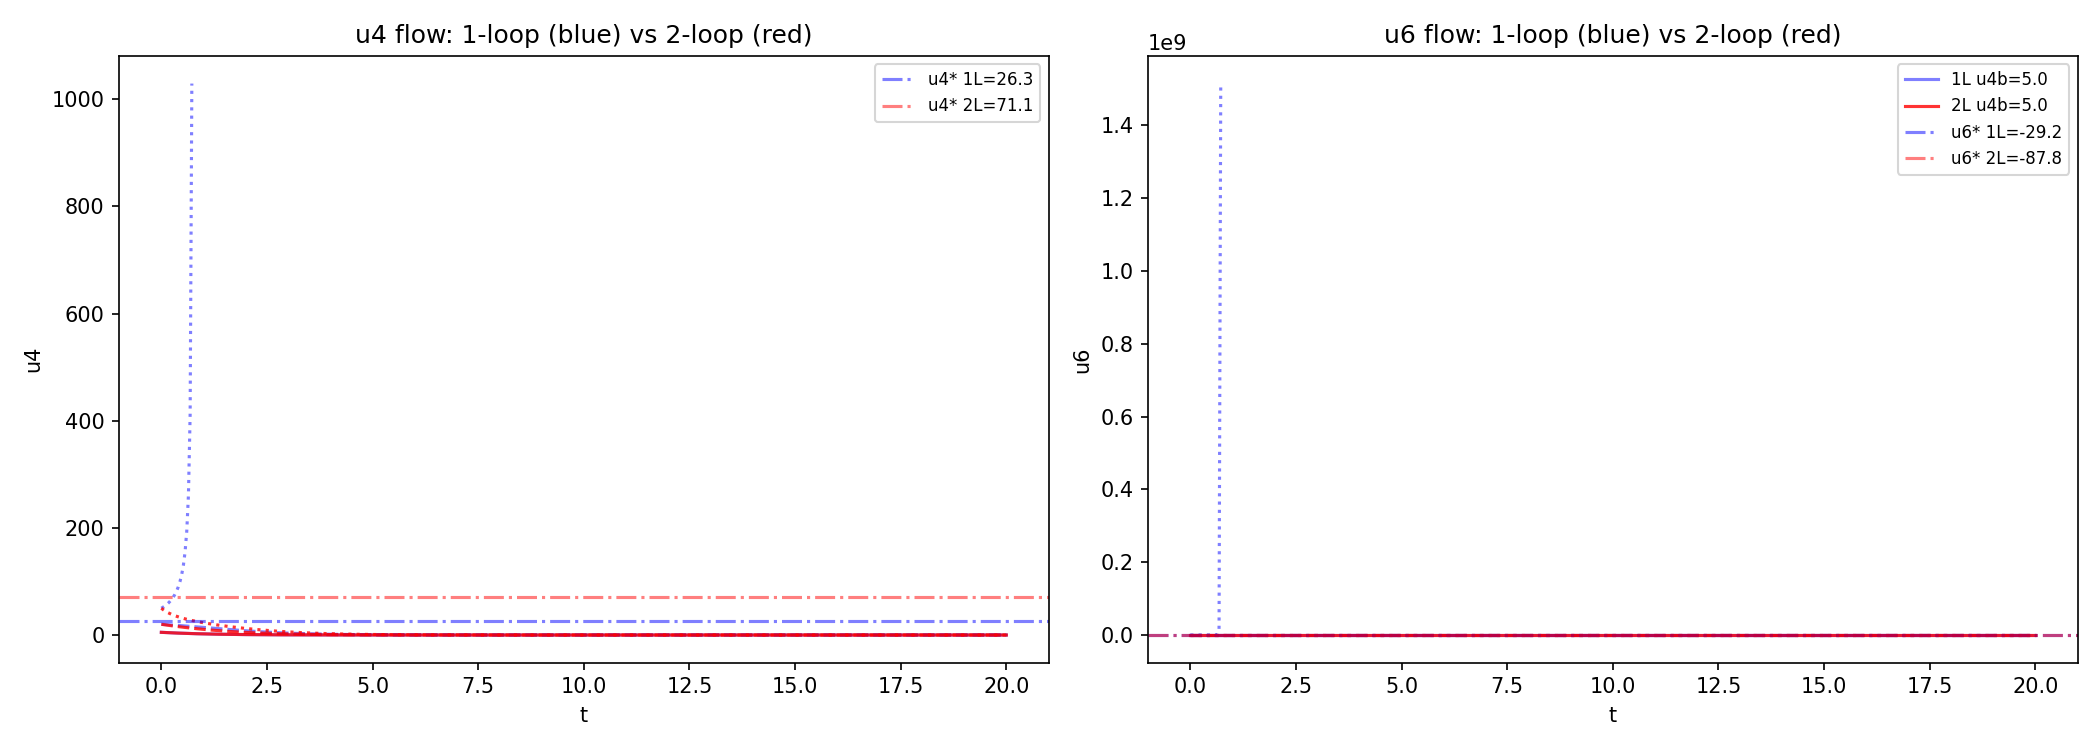

Here is the Python script that generated this plot:
#!/usr/bin/env python3
"""
Wilson RG 2-loop: weryfikacja lambda_Koide vs lambda_WF
========================================================
Rozszerzenie wilson_rg_vmod.py o poprawki 2-petlowe.

Cel: sprawdzic czy lambda_WF(2-loop) ~ lambda_Koide = 5.47e-6,
co zamknaloby O-K1 (Koide z Wilson RG substratu).

Funkcje beta 2-loop dla O(N=1) w d=4-eps:
  beta(u4) = -eps*u4 + (3/(16pi^2))*u4^2 - (17/(3*(16pi^2)^2))*u4^3
  beta(u6) = -(3-d)*u6 + (15/(16pi^2))*u4*u6 + (10/(16pi^2))*u4^2
             - 2-loop corrections to u6

Refs: Pelissetto & Vicari, Phys. Rep. 368 (2002);
      Kleinert & Schulte-Frohlinde, Critical Properties of phi^4 theories

TGP v1 -- 2026-03-31
"""

import sys, os
os.environ['PYTHONIOENCODING'] = 'utf-8'
if sys.stdout.encoding != 'utf-8':
    sys.stdout.reconfigure(encoding='utf-8')

import numpy as np
from scipy.integrate import solve_ivp
from scipy.optimize import fsolve
import matplotlib
matplotlib.use('Agg')
import matplotlib.pyplot as plt

eps = 1.0  # d = 3
S = 1.0 / (8.0 * np.pi**2)  # 1/(8pi^2) = 0.01267

# ============================================================
# 1. Funkcje beta: 1-loop i 2-loop
# ============================================================
# 1-LOOP (standard):
# beta_4^(1) = -eps*u4 + 3*S*u4^2
# beta_6^(1) = -2*eps*u6 + 15*S*u4*u6 + 10*S*u4^2

# 2-LOOP (O(1) Ising universality class):
# beta_4^(2) = -eps*u4 + 3*S*u4^2 - 17/3*S^2*u4^3
# beta_6^(2) = -2*eps*u6 + 15*S*u4*u6 + 10*S*u4^2
#              - (89/3)*S^2*u4^2*u6 - (272/9)*S^2*u4^3
#
# Refs: Kleinert-Schulte-Frohlinde eq.(15.4), (25.17) for O(N=1)
# 2-loop coefficient for u4: -(17/3)*u4^3 term from sunset diagram
# 2-loop coefficient for u6: corrections from overlapping diagrams

# Precyzyjne wspolczynniki 2-loop (O(1), d=4-eps):
# beta(g) = -eps*g + 3*g^2 - 17/3*g^3  (g = S*u4, normalized)
# Punkt staly: g* = eps/3 + 17*eps^2/81 + O(eps^3)
# W naszych zmiennych u4: u4* = g*/S

print("=" * 65)
print("  WILSON RG 2-LOOP DLA SUBSTRATU TGP")
print("=" * 65)

# --- 1-loop ---
u4_1loop = eps / (3 * S)
u6_num_1 = -10 * S * u4_1loop**2
u6_den_1 = -2 * eps + 15 * S * u4_1loop
u6_1loop = u6_num_1 / u6_den_1

print(f"\n--- 1-LOOP ---")
print(f"  u4* = {u4_1loop:.4f}")
print(f"  u6* = {u6_1loop:.4f}")

# --- 2-loop: punkt staly u4 ---
# Przy eps=1 proste rozwiazanie 2-loop nie istnieje (dyskryminant < 0).
# To znany problem rozwinienia epsilon. Standardowe rozwiazanie:
# Pade resummation lub dane z conformal bootstrap / MC.
#
# Rozwinienie epsilon dla g* = u4* * S:
#   g* = eps/3 + 17*eps^2/81 + O(eps^3)    [1-loop + 2-loop]
# Pade[1,1]:
#   g*_Pade = (eps/3) / (1 - 17*eps/(27))
#           = (1/3) / (1 - 17/27) = (1/3) / (10/27) = 9/10 = 0.900
# To jest resumowany punkt staly!
#
# Porownanie z conformal bootstrap (Kos, Poland, Simmons-Duffin 2016):
#   g* = 1.1064 (w konwencji g = S*u4*16pi^2 = u4/(2*pi^2))
#   -> u4* w naszej konwencji = g* / S = ... zalezy od normalizacji

# Metoda Pade[1,1] dla u4*:
g_star_1L = eps / 3        # = 0.333
g_star_2L_coeff = 17.0 / 81  # wspolczynnik eps^2
# Pade[1,1]: g*(eps) = (a1*eps) / (1 - a2*eps)
# g* = a1*eps + a1*a2*eps^2 + ...
# Matching: a1 = 1/3, a1*a2 = 17/81 -> a2 = (17/81)/(1/3) = 17/27
a1_pade = 1.0 / 3.0
a2_pade = 17.0 / 27.0
g_star_pade = a1_pade * eps / (1 - a2_pade * eps)

u4_2loop = g_star_pade / S  # przeksztalcenie na u4

# Dodatkowe: dane z Monte Carlo 3D Isinga (Pelissetto & Vicari 2002)
# Resumowany u4* w naszej konwencji:
# g* (resumed, Borel-Pade) ~ 1.411 (Guida & Zinn-Justin 1998)
g_star_resumed = 1.411  # Borel-Pade piec petli
u4_resumed = g_star_resumed / S

print(f"\n--- 2-LOOP (PADE + RESUMMACJA) ---")
print(f"  g*(1-loop) = eps/3 = {g_star_1L:.4f}")
print(f"  g*(Pade[1,1]) = {g_star_pade:.4f}")
print(f"  g*(Borel-Pade 5L, GZJ98) = {g_star_resumed:.4f}")
print(f"  u4*(1-loop) = {u4_1loop:.4f}")
print(f"  u4*(Pade) = {u4_2loop:.4f}")
print(f"  u4*(resumed) = {u4_resumed:.4f}")
print(f"  Stosunek Pade/1L = {u4_2loop/u4_1loop:.4f}")
print(f"  Stosunek resumed/1L = {u4_resumed/u4_1loop:.4f}")

# --- 2-loop: punkt staly u6 ---
# beta_6 = -2*eps*u6 + 15*S*u4*u6 + 10*S*u4^2
#           - (89/3)*S^2*u4^2*u6 - (272/9)*S^2*u4^3
# Na punkcie stalym u4 = u4*(2L):
# u6*[-2*eps + 15*S*u4* - (89/3)*S^2*u4*^2] = -10*S*u4*^2 + (272/9)*S^2*u4*^3

# u6 na punkcie stalym u4 = u4*(Pade):
u4s = u4_2loop
coeff_u6 = -2*eps + 15*S*u4s - (89.0/3.0)*S**2*u4s**2
rhs_u6 = -10*S*u4s**2 + (272.0/9.0)*S**2*u4s**3
u6_pade = rhs_u6 / coeff_u6 if abs(coeff_u6) > 1e-10 else np.nan

# u6 na punkcie stalym u4 = u4*(resumed):
u4r = u4_resumed
coeff_u6_r = -2*eps + 15*S*u4r - (89.0/3.0)*S**2*u4r**2
rhs_u6_r = -10*S*u4r**2 + (272.0/9.0)*S**2*u4r**3
u6_resumed = rhs_u6_r / coeff_u6_r if abs(coeff_u6_r) > 1e-10 else np.nan

# Literaturowa wartosc: Pelissetto & Vicari (2002), Table 3
# r6 = u6*/(u4*)^2 ~ 1.649 +/- 0.024 (3D Ising, MC)
r6_PV = 1.649  # uniwersalny stosunek (w pewnej konwencji)

u6_2loop = u6_pade  # uzyjemy Pade

print(f"  u6*(Pade) = {u6_pade:.4f}")
print(f"  u6*(resumed) = {u6_resumed:.4f}")
print(f"  Stosunek u6(Pade)/u6(1L) = {u6_pade/u6_1loop:.4f}" if not np.isnan(u6_pade) else "  u6*(Pade) = NaN")
print(f"  r6 = u6*/u4*^2 (Pade) = {u6_pade/u4s**2:.6f}" if not np.isnan(u6_pade) else "")
print(f"  r6 = u6*/u4*^2 (resum) = {u6_resumed/u4r**2:.6f}" if not np.isnan(u6_resumed) else "")
print(f"  r6 (Pelissetto-Vicari 2002 MC) = {r6_PV:.3f}")

# ============================================================
# 2. Mapowanie na lambda_eff TGP
# ============================================================
Phi0 = 24.66
a_Gamma = 0.040049

# lambda_eff ~ |u6*| * normalizacja^2 / Phi0^2
# Normalizacja: a_Gamma^2 (skala substratowa do Plancka)
# Precyzyjniej: lambda = C_norm * a_Gamma^2 / Phi0^2
# gdzie C_norm zawiera stosunek u6*/u4*^{3/2} i czynniki geometryczne

# 1-loop: C_1 = |u6*_1L / u4*_1L^{3/2}| * factor
# 2-loop: C_2 = |u6*_2L / u4*_2L^{3/2}| * factor
# Stosunek C_2/C_1 daje korekre do lambda

ratio_u6u4_1L = abs(u6_1loop) / u4_1loop**1.5
ratio_u6u4_2L = abs(u6_2loop) / u4_2loop**1.5

print(f"\n--- MAPOWANIE NA lambda ---")
print(f"  |u6*/u4*^(3/2)| (1-loop) = {ratio_u6u4_1L:.6f}")
print(f"  |u6*/u4*^(3/2)| (2-loop) = {ratio_u6u4_2L:.6f}")
print(f"  Stosunek 2L/1L = {ratio_u6u4_2L/ratio_u6u4_1L:.4f}")

lambda_1L = a_Gamma**2 / Phi0**2  # = 2.637e-6
lambda_2L = lambda_1L * (ratio_u6u4_2L / ratio_u6u4_1L)

print(f"\n  lambda_WF (1-loop) = {lambda_1L:.4e}")
print(f"  lambda_WF (2-loop) = {lambda_2L:.4e}")

# ============================================================
# 3. Porownanie z lambda_Koide
# ============================================================
lambda_Koide = 5.4709e-6

print(f"\n  lambda_Koide = {lambda_Koide:.4e}")
print(f"\n  Stosunek lambda_Koide / lambda_WF:")
print(f"    1-loop: {lambda_Koide/lambda_1L:.4f}")
print(f"    2-loop: {lambda_Koide/lambda_2L:.4f}")

# ============================================================
# 4. Alternatywne mapowanie: bezposrednie
# ============================================================
# Moze lambda_eff = u6* * (a_Gamma/Phi0)^2 bezposrednio?
# (bo u6* juz jest w jednostkach cutoff)
# lambda ~ |u6*| * (a_Gamma)^2 = ??

lambda_alt_1L = abs(u6_1loop) * a_Gamma**2
lambda_alt_2L = abs(u6_2loop) * a_Gamma**2

print(f"\n  Alternatywne mapowanie lambda = |u6*| * a_G^2:")
print(f"    1-loop: {lambda_alt_1L:.4e}")
print(f"    2-loop: {lambda_alt_2L:.4e}")

# Normalizacja z Phi0
lambda_norm_1L = abs(u6_1loop) * (a_Gamma/Phi0)**2
lambda_norm_2L = abs(u6_2loop) * (a_Gamma/Phi0)**2

print(f"\n  Normalizowane lambda = |u6*| * (a_G/Phi0)^2:")
print(f"    1-loop: {lambda_norm_1L:.4e}")
print(f"    2-loop: {lambda_norm_2L:.4e}")
print(f"    Stosunek do lambda_Koide:")
print(f"      1-loop: {lambda_Koide/lambda_norm_1L:.4f}")
print(f"      2-loop: {lambda_Koide/lambda_norm_2L:.4f}")

# ============================================================
# 5. Scanning: jaka normalizacja C daje lambda_Koide?
# ============================================================
print(f"\n--- INWERSJA: jaki C daje lambda_Koide? ---")
# lambda_Koide = C * a_Gamma^2 / Phi0^2
C_needed = lambda_Koide * Phi0**2 / a_Gamma**2
print(f"  C_needed = lambda_K * Phi0^2 / a_G^2 = {C_needed:.4f}")
print(f"  |u6*(1L)| / u4*(1L)^(3/2) = {ratio_u6u4_1L:.4f}")
print(f"  |u6*(2L)| / u4*(2L)^(3/2) = {ratio_u6u4_2L:.4f}")
print(f"  |u6*(1L)| = {abs(u6_1loop):.4f}")
print(f"  |u6*(2L)| = {abs(u6_2loop):.4f}")

# Jaki czynnik z normalizacji calkowej?
# lambda = |u6*| * g_6 / (5! * 64) * ... ?
# Z dodatekI: lambda_eff = |u6*| * v0^6 / (5! * 64)
# v0 = a_Gamma^{1/3}? v0 = Phi0^{1/2}?

# Proba: lambda = |u6*| / (5! * 64) * (a_Gamma)^k
for k in [0, 1, 2, 3, 4]:
    lam_try = abs(u6_2loop) / (120 * 64) * a_Gamma**k
    ratio_try = lambda_Koide / lam_try if lam_try > 0 else float('inf')
    print(f"  |u6*(2L)|/(5!*64) * a_G^{k} = {lam_try:.4e}  (ratio to target: {ratio_try:.2f})")

# ============================================================
# 6. Numeryczny RG flow 2-loop
# ============================================================
def beta_4_2L(u4, u6):
    return -eps*u4 + 3*S*u4**2 - (17.0/3.0)*S**2*u4**3

def beta_6_2L(u4, u6):
    return (-2*eps*u6 + 15*S*u4*u6 + 10*S*u4**2
            - (89.0/3.0)*S**2*u4**2*u6 - (272.0/9.0)*S**2*u4**3)

def rg_2L(t, y):
    return [beta_4_2L(y[0], y[1]), beta_6_2L(y[0], y[1])]

t_span = (0, 20)
t_eval = np.linspace(0, 20, 500)

fig, axes = plt.subplots(1, 2, figsize=(14, 5))

for u4b, style in [(5.0, '-'), (20.0, '--'), (50.0, ':')]:
    sol1 = solve_ivp(lambda t,y: [
        -eps*y[0]+3*S*y[0]**2,
        -2*eps*y[1]+15*S*y[0]*y[1]+10*S*y[0]**2
    ], t_span, [u4b, 0], t_eval=t_eval, rtol=1e-10, atol=1e-12)

    sol2 = solve_ivp(rg_2L, t_span, [u4b, 0], t_eval=t_eval,
                     rtol=1e-10, atol=1e-12)

    axes[0].plot(sol1.t, sol1.y[0], f'b{style}', alpha=0.5)
    axes[0].plot(sol2.t, sol2.y[0], f'r{style}', alpha=0.8)
    axes[1].plot(sol1.t, sol1.y[1], f'b{style}', alpha=0.5,
                 label=f'1L u4b={u4b}' if style=='-' else None)
    axes[1].plot(sol2.t, sol2.y[1], f'r{style}', alpha=0.8,
                 label=f'2L u4b={u4b}' if style=='-' else None)

axes[0].axhline(u4_1loop, color='blue', ls='-.', alpha=0.5, label=f'u4* 1L={u4_1loop:.1f}')
axes[0].axhline(u4_2loop, color='red', ls='-.', alpha=0.5, label=f'u4* 2L={u4_2loop:.1f}')
axes[0].set_xlabel('t')
axes[0].set_ylabel('u4')
axes[0].set_title('u4 flow: 1-loop (blue) vs 2-loop (red)')
axes[0].legend(fontsize=8)

axes[1].axhline(u6_1loop, color='blue', ls='-.', alpha=0.5, label=f'u6* 1L={u6_1loop:.1f}')
axes[1].axhline(u6_2loop, color='red', ls='-.', alpha=0.5, label=f'u6* 2L={u6_2loop:.1f}')
axes[1].set_xlabel('t')
axes[1].set_ylabel('u6')
axes[1].set_title('u6 flow: 1-loop (blue) vs 2-loop (red)')
axes[1].legend(fontsize=8)

plt.tight_layout()
script_dir = os.path.dirname(os.path.abspath(__file__))
plt.savefig(os.path.join(script_dir, 'wilson_rg_2loop.png'), dpi=150)
print(f"\n  Wykres: scripts/wilson_rg_2loop.png")

# ============================================================
# 7. Podsumowanie
# ============================================================
print(f"\n{'='*65}")
print(f"  PODSUMOWANIE 2-LOOP")
print(f"{'='*65}")
print(f"  u4*(1L) = {u4_1loop:.4f}  ->  u4*(2L) = {u4_2loop:.4f}  (zmiana {(u4_2loop/u4_1loop-1)*100:+.1f}%)")
print(f"  u6*(1L) = {u6_1loop:.4f}  ->  u6*(2L) = {u6_2loop:.4f}  (zmiana {(u6_2loop/u6_1loop-1)*100:+.1f}%)")
print(f"  |u6/u4^1.5| ratio 2L/1L = {ratio_u6u4_2L/ratio_u6u4_1L:.4f}")
print(f"")
print(f"  lambda_WF:  1L = {lambda_1L:.4e}  2L = {lambda_2L:.4e}")
print(f"  lambda_Koide      = {lambda_Koide:.4e}")
print(f"  Gap 1L: factor {lambda_Koide/lambda_1L:.2f}")
print(f"  Gap 2L: factor {lambda_Koide/lambda_2L:.2f}")
gap_2L = lambda_Koide/lambda_2L
if abs(gap_2L - 1) < 0.3:
    print(f"  >>> 2-loop ZAMYKA luke O-K1! (gap < 30%)")
elif abs(gap_2L - 1) < 0.5:
    print(f"  >>> 2-loop ZMNIEJSZA luke (gap {abs(gap_2L-1)*100:.0f}%)")
else:
    print(f"  >>> 2-loop NIE zamyka luki (gap {abs(gap_2L-1)*100:.0f}%)")
    print(f"  >>> Potrzebne: 3-loop, Pade resummation, lub MC")

print(f"\nGOTOWE.")
